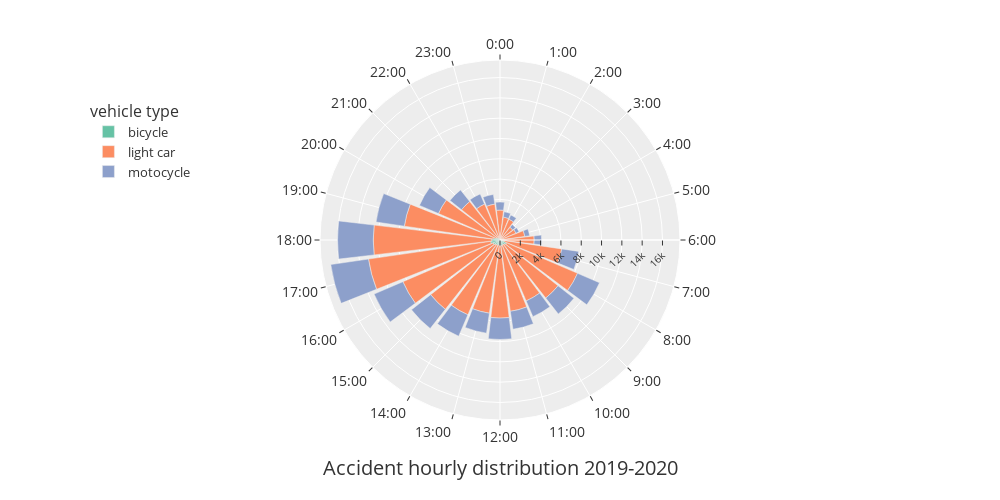

The notebook cell saved with this chart:
### Markdown cell above
### Hourly distribution of accidents
- The following is a polar bar for the distribution of bicycle, car & motocycle accidents by hour (zoom on the center to get a close view of the bicyle category):

### Code cell
dx= df.groupby(['hour', 'catv']).count().reset_index()
#dx=dx[dx.catv=="bicycle"]
dx['hour']= dx.hour.astype('str')+':00'
fig = px.bar_polar(dx, r="victim_id", color="catv" , theta="hour",template="ggplot2",
   color_discrete_sequence= px.colors.qualitative.Set2 , 
   labels={'catv': 'vehicle type', 'victim_id':'victims'} )

fig.update_layout(
    width=1000, height=500,
    title='Accident hourly distribution 2019-2020', title_x=0.5, title_y=0.05,
    font_size=14,
    legend_font_size=13,
    polar_radialaxis= dict(angle=0, tickangle= -45, tickfont_size=10),
    polar_angularaxis_rotation=90,
    legend=dict(yanchor="top",y=0.9,xanchor="left",x=0.01)
)

fig.show()

### Figure 1 — Plotly figure (JSON) as saved in the notebook; plotly's stock layout.template omitted (floating-point values rounded to 4 significant figures)
{"data": [{"hovertemplate": "vehicle type=bicycle<br>victims=%{r}<br>hour=%{theta}<extra></extra>", "legendgroup": "bicycle", "marker": {"color": "rgb(102,194,165)", "pattern": {"shape": ""}}, "name": "bicycle", "r": [135, 98, 99, 73, 68, 119, 175, 432, 704, 605, 523, 589, 521, 524, 548, 619, 739, 924, 811, 618, 405, 279, 181, 157], "showlegend": true, "subplot": "polar", "theta": ["0:00", "1:00", "2:00", "3:00", "4:00", "5:00", "6:00", "7:00", "8:00", "9:00", "10:00", "11:00", "12:00", "13:00", "14:00", "15:00", "16:00", "17:00", "18:00", "19:00", "20:00", "21:00", "22:00", "23:00"], "type": "barpolar"}, {"hovertemplate": "vehicle type=light car<br>victims=%{r}<br>hour=%{theta}<extra></extra>", "legendgroup": "light car", "marker": {"color": "rgb(252,141,98)", "pattern": {"shape": ""}}, "name": "light car", "r": [2814, 2178, 2128, 1520, 1639, 2342, 3194, 5710, 7609, 6673, 6006, 6510, 7170, 6765, 7468, 8078, 9671, 12166, 11672, 8901, 6191, 4542, 3671, 3417], "showlegend": true, "subplot": "polar", "theta": ["0:00", "1:00", "2:00", "3:00", "4:00", "5:00", "6:00", "7:00", "8:00", "9:00", "10:00", "11:00", "12:00", "13:00", "14:00", "15:00", "16:00", "17:00", "18:00", "19:00", "20:00", "21:00", "22:00", "23:00"], "type": "barpolar"}, {"hovertemplate": "vehicle type=motocycle<br>victims=%{r}<br>hour=%{theta}<extra></extra>", "legendgroup": "motocycle", "marker": {"color": "rgb(141,160,203)", "pattern": {"shape": ""}}, "name": "motocycle", "r": [786, 528, 451, 346, 326, 484, 728, 1686, 2356, 1998, 1684, 1781, 2104, 1980, 2291, 2406, 3086, 3750, 3514, 2814, 2037, 1456, 1090, 957], "showlegend": true, "subplot": "polar", "theta": ["0:00", "1:00", "2:00", "3:00", "4:00", "5:00", "6:00", "7:00", "8:00", "9:00", "10:00", "11:00", "12:00", "13:00", "14:00", "15:00", "16:00", "17:00", "18:00", "19:00", "20:00", "21:00", "22:00", "23:00"], "type": "barpolar"}], "layout": {"barmode": "relative", "font": {"size": 14}, "height": 500, "legend": {"font": {"size": 13}, "title": {"text": "vehicle type"}, "tracegroupgap": 0, "x": 0.01, "xanchor": "left", "y": 0.9, "yanchor": "top"}, "margin": {"t": 60}, "polar": {"angularaxis": {"direction": "clockwise", "rotation": 90}, "domain": {"x": [0, 1], "y": [0, 1]}, "radialaxis": {"angle": 0, "tickangle": -45, "tickfont": {"size": 10}}}, "title": {"text": "Accident hourly distribution 2019-2020", "x": 0.5, "y": 0.05}, "width": 1000}}
